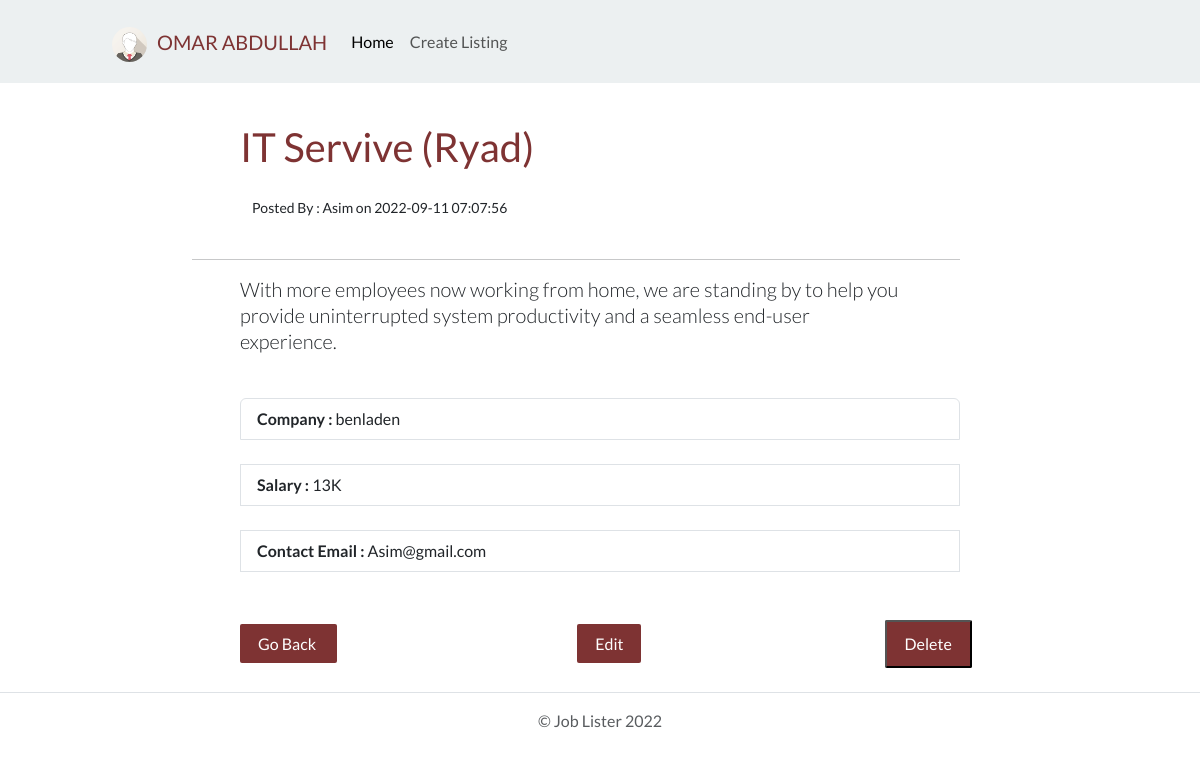
The app's page /job.php?id=2 with its own data.
### tables this page shows
CREATE TABLE `jobs` (
  `id` int(11) NOT NULL,
  `category_id` int(11) NOT NULL,
  `company` varchar(255) NOT NULL,
  `job_title` varchar(255) NOT NULL,
  `description` varchar(255) NOT NULL,
  `salary` varchar(255) NOT NULL,
  `location` varchar(255) NOT NULL,
  `contact_user` varchar(255) NOT NULL,
  `contact_email` varchar(255) NOT NULL,
  `post_date` timestamp NOT NULL DEFAULT current_timestamp()
);

### lib/Template.php (called while the page is built, shortened)
<?php
class Template {
    protected $template;
    public function __construct($template) {
        $this->template = $template ;
    }
    public function __toString() {
        include basename($this->template);
        return ob_get_clean();
    }
}

### lib/Database.php (called while the page is built, shortened)
<?php
class Database {
    private $host = DB_HOST;
    private $user = DB_USER;
    private $pass = DB_PASS;
    private $dbname = DB_NAME;
    private $dbh;
    private $stmt;
    public function __construct() {
        $dsn = "mysql:host=" . $this->host . ";dbname=" . $this->dbname;
        $options = array(
            PDO::ATTR_PERSISTENT => true ,
            PDO::ATTR_ERRMODE => PDO::ERRMODE_EXCEPTION
        );
        try {
            $this->dbh = new PDO($dsn, $this->user, $this->pass, $options);
        } catch (PDOException $e) {
            $this->error = $e->getMessage();
        }
    }
        public function query($query) {
            $this->stmt = $this->dbh->prepare($query);
        }
        public function bind($param, $value, $type = null) {
            if (is_null($type)) {
                switch(true){
                    default :
                        $type = PDO::PARAM_STR;
                }
            }
            $this->stmt->bindValue($param,$value,$type);
        }
        public function execute() {
            return $this->stmt->execute();
        }
        public function single() {
            $this->execute();
            return $this->stmt->fetch(PDO::FETCH_OBJ);
        }
}

### lib/Job.php (called while the page is built, shortened)
<?php
class Job {
    private $db;
    public function __construct() {
        $this->db = new Database();
    }
    public function getJob($id) {
        $this->db->query("SELECT * FROM jobs WHERE id =
        :id");
        $this->db->bind(':id', $id);
        $row = $this->db->single();
        return $row;
    }
}

### template/job-single.php (the view, shortened to what this page needs)
<?php include 'include/header.php';?>
    <h2 class="page-header" style="margin:1em 0em 0em 6em;color:#7e3333; "><?php echo $job->job_title; ?>
         (<?php echo $job->location; ?>)
    </h2><br>
    <small style="margin-left:18em;">Posted By : <?php echo $job->contact_user; ?> on
         <?Php echo $job->post_date;?>
    </small>
    <br><br>
    <hr style="margin-left:12em;margin-right:15em">
    <p class="lead" style="margin-left:12em;margin-right:15em;
        line-height: 26px;
        margin-bottom: 20px;"><?php echo $job->description; ?>
    </p><br>
    <ul class="list-group" style="margin-left:15em; margin-right:15em;">
        <li class="list-group-item"><strong>Company : </strong>
        <?php echo $job->company; ?></li><br>
        <li class="list-group-item"><strong>Salary : </strong>
        <?php echo $job->salary; ?></li><br>
        <li class="list-group-item"><strong>Contact Email : </strong>
        <?php echo $job->contact_email; ?></li><br>
    </ul><br>
    <div class="well">
        <a href="index.php"  style="margin-left:15em; padding: 10px 18px; color: white !important;
            background: #444;
            background-color: #7e3333;
            border-radius: 2px; text-decoration: none;">Go Back
        </a>
        <a href="edit.php?id=<?php echo $job->id; ?>" style="margin-left:15em; padding: 10px 18px; color: white !important;
            background: #444;
            background-color: #7e3333;
            border-radius: 2px; text-decoration: none;">Edit</a>
        <form action="job.php" method="post" style="display:inline;">
            <input type="submit" style="margin-left:15em; padding: 10px 18px; color: white !important;
            background: #444;
            background-color: #7e3333;
            border-radius: 2px; text-decoration: none;" value="Delete">
        </form>
    </div>
<?php include 'include/footer.php'; ?>

### records on screen
jobs: job_title "IT Servive", location "Ryad", contact_user "Asim", post_date "2022-09-11 07:07:56", description "With more employees now working from home, we are standing by to help you provide uninterrupted system productivity and a seamless end-user experience.", company "benladen", salary "13K", contact_email "Asim@gmail.com"
